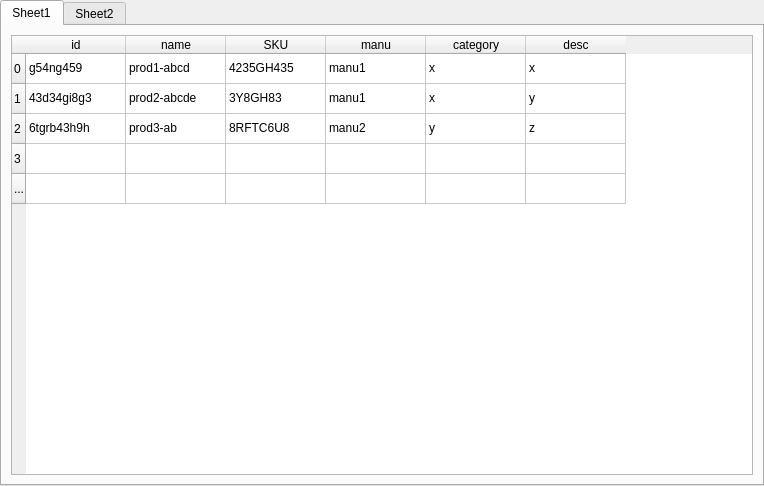
<?xml version="1.0" encoding="UTF-8"?>
<ui version="4.0">
 <class>Form</class>
 <widget class="QWidget" name="Form">
  <property name="geometry">
   <rect>
    <x>0</x>
    <y>0</y>
    <width>764</width>
    <height>486</height>
   </rect>
  </property>
  <property name="windowTitle">
   <string>Form</string>
  </property>
  <layout class="QGridLayout" name="gridLayout">
   <property name="leftMargin">
    <number>0</number>
   </property>
   <property name="topMargin">
    <number>0</number>
   </property>
   <property name="rightMargin">
    <number>0</number>
   </property>
   <property name="bottomMargin">
    <number>0</number>
   </property>
   <item row="0" column="0">
    <widget class="QTabWidget" name="tabWidget">
     <property name="tabPosition">
      <enum>QTabWidget::TabPosition::North</enum>
     </property>
     <property name="tabShape">
      <enum>QTabWidget::TabShape::Rounded</enum>
     </property>
     <property name="currentIndex">
      <number>0</number>
     </property>
     <property name="elideMode">
      <enum>Qt::TextElideMode::ElideNone</enum>
     </property>
     <property name="documentMode">
      <bool>false</bool>
     </property>
     <property name="tabsClosable">
      <bool>false</bool>
     </property>
     <property name="movable">
      <bool>false</bool>
     </property>
     <property name="tabBarAutoHide">
      <bool>false</bool>
     </property>
     <widget class="QWidget" name="tab">
      <attribute name="title">
       <string>Sheet1</string>
      </attribute>
      <layout class="QGridLayout" name="gridLayout_7">
       <item row="0" column="0">
        <widget class="QTableWidget" name="tableWidget">
         <property name="rowCount">
          <number>5</number>
         </property>
         <row>
          <property name="text">
           <string>0</string>
          </property>
         </row>
         <row>
          <property name="text">
           <string>1</string>
          </property>
         </row>
         <row>
          <property name="text">
           <string>2</string>
          </property>
         </row>
         <row>
          <property name="text">
           <string>3</string>
          </property>
         </row>
         <row>
          <property name="text">
           <string>...</string>
          </property>
         </row>
         <column>
          <property name="text">
           <string>id</string>
          </property>
         </column>
         <column>
          <property name="text">
           <string>name</string>
          </property>
         </column>
         <column>
          <property name="text">
           <string>SKU</string>
          </property>
         </column>
         <column>
          <property name="text">
           <string>manu</string>
          </property>
         </column>
         <column>
          <property name="text">
           <string>category</string>
          </property>
         </column>
         <column>
          <property name="text">
           <string>desc</string>
          </property>
         </column>
         <item row="0" column="0">
          <property name="text">
           <string>g54ng459</string>
          </property>
         </item>
         <item row="0" column="1">
          <property name="text">
           <string>prod1-abcd</string>
          </property>
         </item>
         <item row="0" column="2">
          <property name="text">
           <string>4235GH435</string>
          </property>
         </item>
         <item row="0" column="3">
          <property name="text">
           <string>manu1</string>
          </property>
         </item>
         <item row="0" column="4">
          <property name="text">
           <string>x</string>
          </property>
         </item>
         <item row="0" column="5">
          <property name="text">
           <string>x</string>
          </property>
         </item>
         <item row="1" column="0">
          <property name="text">
           <string>43d34gi8g3</string>
          </property>
         </item>
         <item row="1" column="1">
          <property name="text">
           <string>prod2-abcde</string>
          </property>
         </item>
         <item row="1" column="2">
          <property name="text">
           <string>3Y8GH83</string>
          </property>
         </item>
         <item row="1" column="3">
          <property name="text">
           <string>manu1</string>
          </property>
         </item>
         <item row="1" column="4">
          <property name="text">
           <string>x</string>
          </property>
         </item>
         <item row="1" column="5">
          <property name="text">
           <string>y</string>
          </property>
         </item>
         <item row="2" column="0">
          <property name="text">
           <string>6tgrb43h9h</string>
          </property>
         </item>
         <item row="2" column="1">
          <property name="text">
           <string>prod3-ab</string>
          </property>
         </item>
         <item row="2" column="2">
          <property name="text">
           <string>8RFTC6U8</string>
          </property>
         </item>
         <item row="2" column="3">
          <property name="text">
           <string>manu2</string>
          </property>
         </item>
         <item row="2" column="4">
          <property name="text">
           <string>y</string>
          </property>
         </item>
         <item row="2" column="5">
          <property name="text">
           <string>z</string>
          </property>
         </item>
        </widget>
       </item>
      </layout>
     </widget>
     <widget class="QWidget" name="tab_2">
      <attribute name="title">
       <string>Sheet2</string>
      </attribute>
      <layout class="QGridLayout" name="gridLayout_8">
       <item row="0" column="0">
        <widget class="QTableWidget" name="tableWidget_2">
         <property name="rowCount">
          <number>5</number>
         </property>
         <row>
          <property name="text">
           <string>0</string>
          </property>
         </row>
         <row>
          <property name="text">
           <string>1</string>
          </property>
         </row>
         <row>
          <property name="text">
           <string>2</string>
          </property>
         </row>
         <row>
          <property name="text">
           <string>3</string>
          </property>
         </row>
         <row>
          <property name="text">
           <string>...</string>
          </property>
         </row>
         <column>
          <property name="text">
           <string>id</string>
          </property>
         </column>
         <column>
          <property name="text">
           <string>SKU</string>
          </property>
         </column>
         <column>
          <property name="text">
           <string>manu</string>
          </property>
         </column>
         <column>
          <property name="text">
           <string>category</string>
          </property>
         </column>
         <column>
          <property name="text">
           <string>desc</string>
          </property>
         </column>
         <item row="0" column="0">
          <property name="text">
           <string>g54ng459</string>
          </property>
         </item>
         <item row="0" column="1">
          <property name="text">
           <string>4235GH435</string>
          </property>
         </item>
         <item row="0" column="2">
          <property name="text">
           <string>manu1</string>
          </property>
         </item>
         <item row="0" column="3">
          <property name="text">
           <string>x</string>
          </property>
         </item>
         <item row="0" column="4">
          <property name="text">
           <string>x</string>
          </property>
         </item>
         <item row="1" column="0">
          <property name="text">
           <string>43d34gi8g3</string>
          </property>
         </item>
         <item row="1" column="1">
          <property name="text">
           <string>3Y8GH83</string>
          </property>
         </item>
         <item row="1" column="2">
          <property name="text">
           <string>manu1</string>
          </property>
         </item>
         <item row="1" column="3">
          <property name="text">
           <string>x</string>
          </property>
         </item>
         <item row="1" column="4">
          <property name="text">
           <string>y</string>
          </property>
         </item>
         <item row="2" column="0">
          <property name="text">
           <string>6tgrb43h9h</string>
          </property>
         </item>
         <item row="2" column="1">
          <property name="text">
           <string>8RFTC6U8</string>
          </property>
         </item>
         <item row="2" column="2">
          <property name="text">
           <string>manu2</string>
          </property>
         </item>
         <item row="2" column="3">
          <property name="text">
           <string>y</string>
          </property>
         </item>
         <item row="2" column="4">
          <property name="text">
           <string>z</string>
          </property>
         </item>
        </widget>
       </item>
      </layout>
     </widget>
    </widget>
   </item>
  </layout>
 </widget>
 <resources/>
 <connections/>
</ui>
